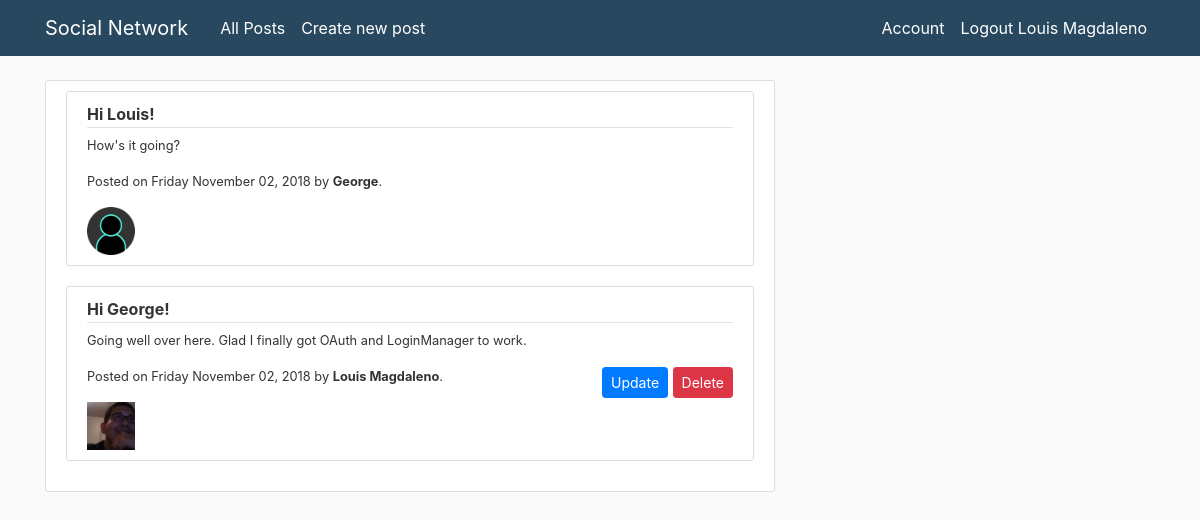
The app's page /home (signed in) with its own data.
### socialnetwork/models/user.py (models this page shows, shortened)
class User(db.Model, UserMixin):
    __tablename__ = 'user'
    id = db.Column(db.Integer, primary_key=True)
    profile_image = db.Column(db.String(250), nullable=False, default='web/socialnetwork/static/profile_pics/default_profile.png')
    name = db.Column(db.String(128), nullable=False)
    email = db.Column(db.String(250), unique=True, index=True)
    username = db.Column(db.String(64), unique=True, index=True)
    password_hash = db.Column(db.String(128))
    posts = db.relationship('Post', backref='author', lazy=True)
    time_inserted = db.Column(db.DateTime(), default=datetime.utcnow)
    time_updated = db.Column(db.DateTime(), default=datetime.utcnow)

### socialnetwork/models/post.py (models this page shows, shortened)
class Post(db.Model):
    __tablename__ = 'post'
    id = db.Column(db.Integer, primary_key=True)
    user_id = db.Column(db.Integer, db.ForeignKey('user.id'), nullable=False)
    date = db.Column(db.DateTime, nullable=False, default=datetime.utcnow)
    title = db.Column(db.String(140), nullable=False)
    text = db.Column(db.Text, nullable=False)
    time_inserted = db.Column(db.DateTime(), default=datetime.utcnow)
    time_updated = db.Column(db.DateTime(), default=datetime.utcnow)

### socialnetwork/routes/main.py (the view)
@main.route('/')
@main.route("/home")
def index():
    posts = Post.query.all()  # noqa:501
    return render_template('main.html', title='Home', posts=posts, current_user=current_user)

### socialnetwork/models/user.py (called while the page is built)
@login_manager.user_loader
def load_user(user_id):
    return User.query.get(int(user_id))

### socialnetwork/templates/main.html (shortened to what this page needs)
{% extends "layout.html" %}
{% block content %}
<div class="row">
    <div class="col-md-8">
        <div class="content-section">
            {% if current_user.is_authenticated %}
                {% for post in posts %}
                <article class="media content-section">
                    <div class="media-body">
                        <div class="article-metadata">
                            <a class="mr-3">
                                <span style="float: left" href="#"><b>{{post.title}}</b></span>
                            </a>
                        </div>
                        <p class="article-content"><small>{{ post.text }}</small></p>
                        <footer>
                            <span style="float: left"><small>
                                    <p>
                                        Posted on
                                        {{ post.time_updated.strftime('%A %B %d, %Y') }}
                                        by <b>{{ post.author.name }}</b>.
                                    </p>
                                <img style='height: 48px; width: 48px' align='left' src="{{url_for('static',filename='profile_pics/'+post.author.profile_image)}}">
                                </small></span>
                            {% if post.user_id == current_user.id %}
                            <span style="float: right">
                                <a href="{{ url_for('post.update_post', post_id=post.id) }}"><button type="button" class="btn btn-primary btn-sm">Update</button></a>
                                <button type="button" class="btn btn-danger btn-sm" data-toggle="modal" data-target="#deleteModal">Delete</button>
                            </span>
                            {% endif %}
                        </footer>
                    </div>
                </article>
                {% endfor %}
            </div>
        {% endif %}
    </div>
</div>
{% endblock content %}

### socialnetwork/templates/layout.html (shortened to what this page needs)
<!DOCTYPE html>
<html>
<head>
  <link rel="stylesheet" href="https://maxcdn.bootstrapcdn.com/bootstrap/4.0.0/css/bootstrap.min.css"
>
  <link rel="stylesheet" type="text/css" href="{{ url_for('static', filename='styles/main.css') }}">
</head>
<body>
  <header class="site-header">
    <nav class="navbar navbar-expand-md navbar-dark bg-steel fixed-top">
      <div class="container">
        <a class="navbar-brand mr-4" href="/">Social Network</a>
        <div class="collapse navbar-collapse" id="navbarToggle">
          <div class="navbar-nav mr-auto">
            {% if current_user.is_authenticated %}
                <a class="nav-item nav-link" href="{{ url_for('main.index') }}">All Posts</a>
            <a class="nav-item nav-link" href="{{ url_for('post.create_post') }}">Create new post</a>
            {% endif %}
          </div>
          <div class="navbar-nav">
            {% if current_user.is_authenticated %}
            <a class="nav-item nav-link" href="{{url_for('users.account')}}">Account</a>
            <a class="nav-item nav-link" href="{{ url_for('userauth.google_logout') }}">Logout {{ current_user.name }}</a>
            {% else %}
                <a href="{{  url_for('users.login') }}" class="nav-item nav-link">Login</a>
            <a href="{{ url_for('google.login') }}" class="navbar-left"><img src="{{ url_for('static', filename='img/google.png') }}"></a>
            {% endif %}
          </div>
        </div>
      </div>
    </nav>
  </header>
  <main role="main" class="container">
    <div class="row">
      <div class="col-md-12">
        {% block content %}{% endblock %}
      </div>
    </div>
  </main>
</body>
</html>

### socialnetwork/static/styles/main.css (style rules this page uses)
body { background: #fafafa; color: #333333; margin-top: 5rem; }
.bg-steel { background-color: #284860; }
.site-header .navbar-nav .nav-link { color: white; }
.content-section { background: #ffffff; padding: 10px 20px; border: 1px solid #dddddd; border-radius: 3px; margin-bottom: 20px; }
.article-content { white-space: pre-line; }
.article-metadata { padding-bottom: 1px; margin-bottom: 4px; border-bottom: 1px solid #e3e3e3 }

### records on screen
User: name "Louis Magdaleno"
Post: title "Hi Louis!", text "How's it going?", time_updated "Friday November 02, 2018", author.name "George", profile_image (picture)
Post: title "Hi George!", text "Going well over here. Glad I finally got OAuth and LoginManager to work.", time_updated "Friday November 02, 2018", author.name "Louis Magdaleno", profile_image (picture)
